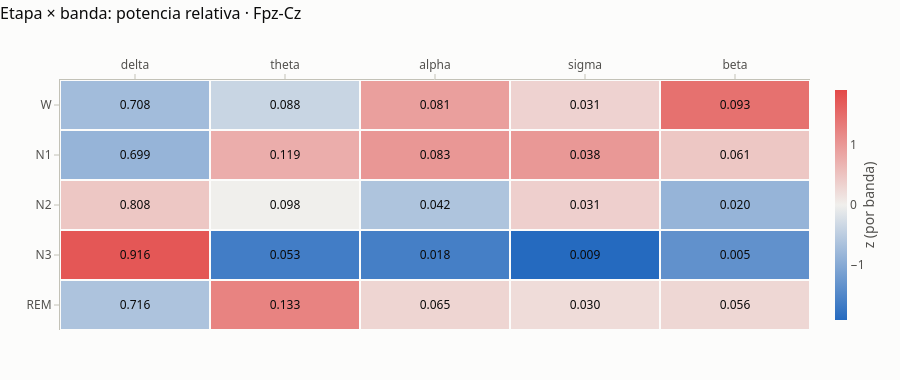

Notebook code cell kept with this figure:
### Markdown cell above
**¿En qué etapa es cada banda relativamente más fuerte? El color es el z-score dentro de cada banda; el texto, la potencia relativa media.**

### Code cell
for ch in ["Fpz-Cz", "Pz-Oz"]:
    plots.stage_band_heatmap(rel, ch).show()

### Figure 1 — Plotly figure (JSON) as saved in the notebook; plotly's stock layout.template omitted (floating-point values rounded to 4 significant figures)
{"data": [{"colorbar": {"outlinewidth": 0, "thickness": 12, "title": {"side": "right", "text": "z (por banda)"}}, "colorscale": [[0.0, "#256abf"], [0.5, "#f0efec"], [1.0, "#e34948"]], "hovertemplate": "%{y} · %{x}<br>media relativa %{text:.3f}<br>z = %{z:.2f}<extra></extra>", "text": [[0.7075, 0.08789, 0.08082, 0.0311, 0.09267], [0.6985, 0.1193, 0.08308, 0.03772, 0.06138], [0.8077, 0.09839, 0.04238, 0.03141, 0.0201], [0.9157, 0.05295, 0.01784, 0.008921, 0.004564], [0.716, 0.133, 0.06533, 0.02998, 0.05571]], "textfont": {"color": "#0b0b0b", "size": 12}, "texttemplate": "%{text:.3f}", "type": "heatmap", "x": ["delta", "theta", "alpha", "sigma", "beta"], "xgap": 2, "y": ["W", "N1", "N2", "N3", "REM"], "ygap": 2, "z": [[-0.7405, -0.3771, 0.9269, 0.3325, 1.464], [-0.8488, 0.7613, 1.018, 1.006, 0.4635], [0.4643, 0.003434, -0.627, 0.3649, -0.8563], [1.763, -1.643, -1.619, -1.923, -1.353], [-0.6382, 1.256, 0.3008, 0.219, 0.2821]], "zmid": 0}], "layout": {"font": {"color": "#52514e", "family": "system-ui, -apple-system, \"Segoe UI\", sans-serif", "size": 12}, "height": 380, "hoverlabel": {"bgcolor": "white", "font": {"color": "#0b0b0b"}}, "legend": {"orientation": "h", "title": {"text": ""}, "x": 0, "xanchor": "left", "y": 1.02, "yanchor": "bottom"}, "margin": {"b": 50, "l": 60, "r": 20, "t": 80}, "paper_bgcolor": "#fcfcfb", "plot_bgcolor": "#fcfcfb", "title": {"font": {"color": "#0b0b0b", "size": 16}, "text": "Etapa × banda: potencia relativa · Fpz-Cz", "x": 0, "xanchor": "left", "y": 0.98, "yanchor": "top"}, "xaxis": {"gridcolor": "#e1e0d9", "linecolor": "#c3c2b7", "showgrid": false, "side": "top", "tickcolor": "#c3c2b7", "ticks": "outside", "zeroline": false}, "yaxis": {"autorange": "reversed", "gridcolor": "#e1e0d9", "linecolor": "#c3c2b7", "showgrid": false, "tickcolor": "#c3c2b7", "ticks": "outside", "zeroline": false}}}
